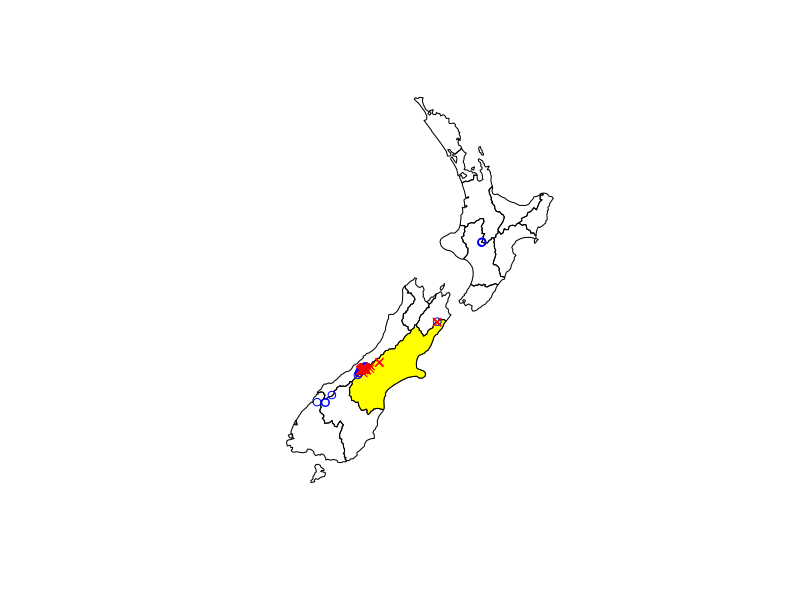
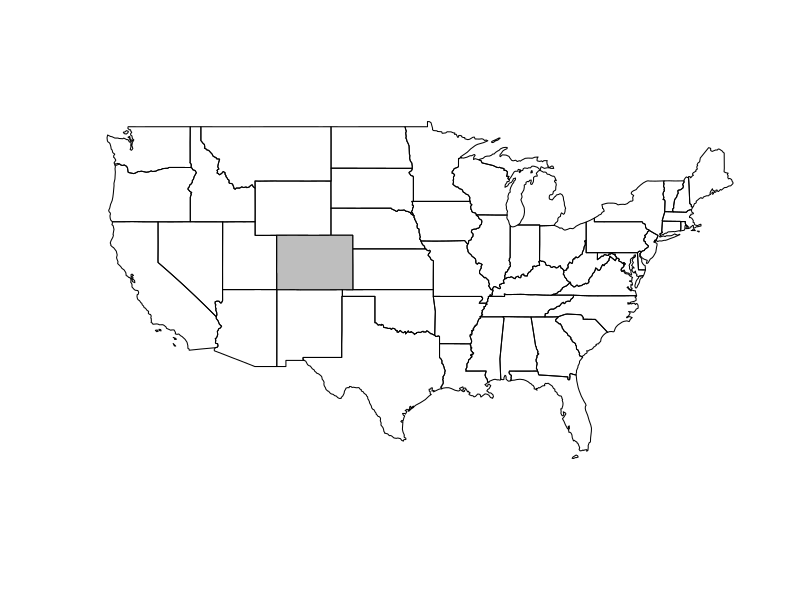
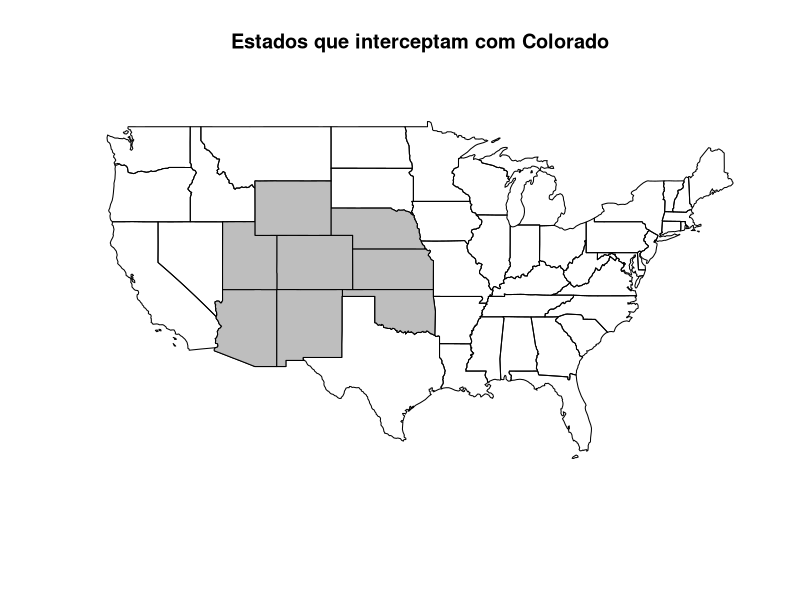
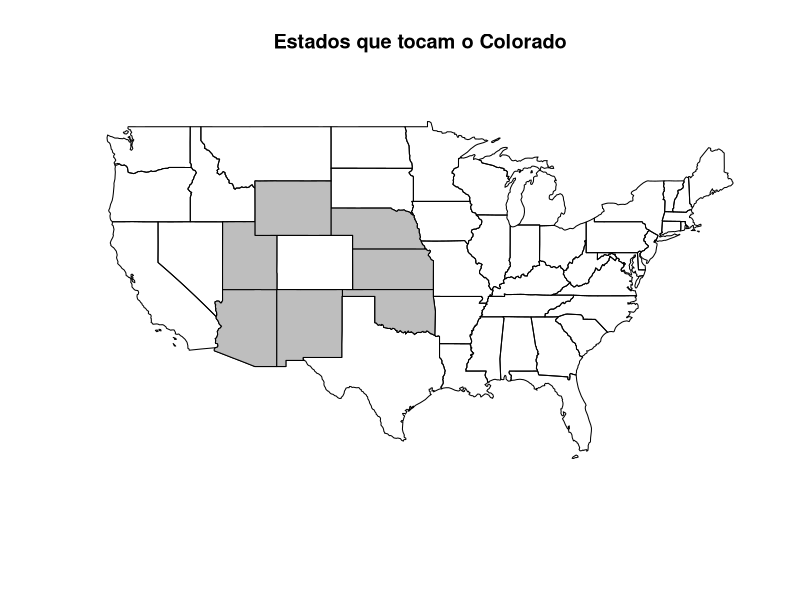
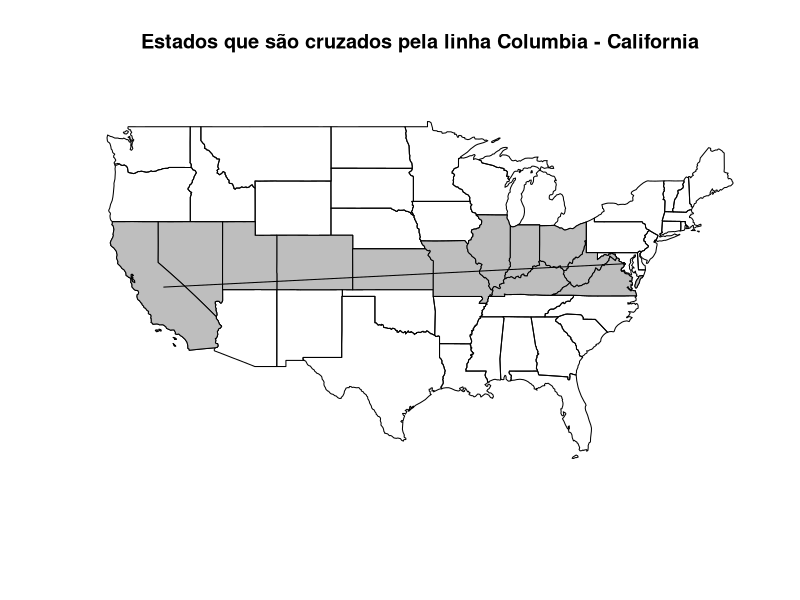

These charts were generated, in order, by the following R code:
library(sf) # pacote para trabalhar com dados vetoriais
library(terra) # pacote para trabalhar com dados raster
library(spData)
library(dplyr)

####################################
### Operações de dados espaciais ###
####################################

# Operações espaciais em dados vetoriais

# Subconjunto espacial
# dataset nz e nz_height = dados da Nova Zelândia

# Subconjunto de linhas
canterbury = nz |> 
  filter(Name == "Canterbury")
# Verifica quais pontos de nz_height estão dentro da geometria de canterbury
# determinada na linha acima
canterbury_height = nz_height[canterbury, ]

# Outra forma de fazer subconjunto
canterbury_height2 = nz_height |>
  st_filter(y = canterbury, .predicate = st_intersects)

# Relações topológicas
# Em geral, são binárias.

# Por padrão, o subconjunto é feito com a operação topológica st_intersects.
# st_intersect - inclui elementos que tocam, cruzam ou estão dentro do subconjunto de origem
# st_disjoint - oposto de st_intersect
# st_touches - compartilham pelo menos um ponto da fronteira, mas não o interior
# st_overlaps - possui alguma interseção, mas não é contido
# st_contains - verifica se primeiro objeto contém o segundo objeto, podendo incluir parte da fronteira
# st_contains_properly - verifica se primeiro objeto contém o segundo objeto, sem parte da fronteira
# st_within - verifica se primeiro objeto está contido no segundo objeto
# st_covers - verifica se primeiro objeto cobre o segundo objeto
# st_covered_by - verifica se o primeiro objeto é coberto pelo segundo objeto 


# Outra forma de fazer subconjunto
canterbury_height2 = nz_height |>
  st_filter(y = canterbury, .predicate = st_intersects)

# Relações de distância
# São contínuas. st_distance calcula a distância entre dois objetos

# Ponto mais alto de NZ
nz_highest = nz_height |> 
  slice_max(n = 1, order_by = elevation) # n=1 garante o retorno de apenas uma linha
# Ponto central em Canterbury
canterbury_centroid = st_centroid(canterbury)
# Distância entre o ponto mais alto e o ponto central
st_distance(nz_highest, canterbury_centroid)

# Separando as linhas com nome Canter e Otag
co = filter(nz, grepl("Canter|Otag", Name))
# Calculando a distância das três primeiras linhas de nz_height com Canter e Otag
st_distance(nz_height[1:3, ], co)

# Junção espacial

# Exemplo de conjunto de pontos
set.seed(2018) # garantindo que os resultados se mantenha
(bb = st_bbox(world)) # retorna os limites espaciais do sf world

random_df = data.frame( # gera 10 pontos aleatorios no intervalo dos limites espaciais de world
  x = runif(n = 10, min = bb[1], max = bb[3]),
  y = runif(n = 10, min = bb[2], max = bb[4])
) 
random_points = random_df |> # converte para objeto espacial ponto com CRS
  st_as_sf(coords = c("x", "y"), crs = "EPSG:4326")

# JOIN PARA OBJETOS ESPACIAIS: 
# st_join() - fará a relação entre objetos espaciais, usando st_intersects como padrão
random_joined = st_join(random_points, world["name_long"]) # Está juntando o pontos randomicos com os nomes dos paises correspondentes

# JOIN com base na distância
# st_is_within_distance = função usada para saber se um objeto está dentro de uma determinada distancia de outra geometria

z = st_join(cycle_hire, cycle_hire_osm, st_is_within_distance, 
            dist = units::set_units(20, "m"))

# Agregação espacial

# O que será agregado? x, Dentro de qual fonte? by, Qual função de agregação? FUN
nz_agg = aggregate(x = nz_height, by = nz, FUN = mean)

# Forma alternativa - preservando o nome das regioes
nz_agg2 = st_join(x = nz, y = nz_height) |> # juntou as duas bases
  group_by(Name) |> # agrupou por nome
  summarize(elevation = mean(elevation, na.rm = TRUE)) # tirou a media de elevation

##################
### EXERCÍCIOS ###
##################

#E1. Foi estabelecido na Seção 4.2 que Canterbury era a região da Nova Zelândia 
# contendo a maioria dos 101 pontos mais altos do país. 
# Quantos desses pontos altos a região de Canterbury contém?
canterbury = nz |> 
  filter(Name == "Canterbury")
canterbury_height = nz_height[canterbury, ]
nrow(canterbury_height)
# Bônus: plote o resultado usando a plot() para mostrar toda a Nova Zelândia, 
# canterbury destacada em amarelo, 
# pontos altos em Canterbury representados por cruzes vermelhas (dica: pch = 7)
# pontos altos em outras partes da Nova Zelândia representados por círculos azuis. 
not_canterbury = nz_height[canterbury, , op = st_disjoint]
plot(st_geometry(nz))
plot(st_geometry(canterbury), col = "yellow", add = TRUE)
plot(st_geometry(not_canterbury), pch = 1, col = "blue", add = TRUE) #pch mudar o formato
plot(st_geometry(canterbury_height), pch = 4, col = "red", add = TRUE)

#E2. Qual região tem o segundo maior número de nz_height pontos e quantos ela tem?
nz_height_contagem = aggregate(nz_height, nz, length) # agrupando nz_height de acordo com a geometria de nz e contando (lenght)
nz_height_combinado = cbind(nz, count = nz_height_contagem$elevation) # juntando as contagens do sf nz
nz_ordenado <- nz_height_combinado %>% 
  st_drop_geometry() %>% 
  select(Name, count) %>% 
  arrange(desc(count))

nz_ordenado[2,] # segundo pais na ordem

# E3. Generalizando a questão para todas as regiões: quantas das 16 regiões da Nova Zelândia contêm pontos que pertencem 
# aos 101 pontos mais altos do país? Quais regiões?
#Bônus: crie uma tabela listando essas regiões em ordem de número de pontos e seus nomes.
nz_regioes_pontos_altos <- nz_height_combinado %>% 
  st_drop_geometry() %>% 
  select(Name, count) %>% 
  arrange(desc(count)) %>%
  na.omit()
# Quantas regiões?
nrow(nz_regioes_pontos_altos)
# Quais regiões?
nz_regioes_pontos_altos$Name

# E4. Teste seu conhecimento sobre predicados espaciais descobrindo e plotando 
# como os estados dos EUA se relacionam entre si e com outros objetos espaciais.

# O ponto de partida deste exercício é criar um objeto representando o estado do Colorado nos EUA. 
# Faça isso com o comando colorado = us_states[us_states$NAME == "Colorado",] e plote o objeto resultante no contexto dos estados dos EUA.
colorado = us_states[us_states$NAME == "Colorado", ]
plot(us_states$geometry)
plot(colorado$geometry, col = "grey", add = TRUE)
#Crie um novo objeto representando todos os estados que se interceptam geograficamente com o Colorado 
# e plote o resultado (dica: a maneira mais concisa de fazer isso é com o método de subconjunto [).
intersects_with_colorado = us_states[colorado, , op = st_intersects]
plot(us_states$geometry, main = "Estados que interceptam com Colorado")
plot(intersects_with_colorado$geometry, col = "grey", add = TRUE)
#Crie outro objeto representando todos os objetos que tocam (têm um limite compartilhado com) Colorado 
# e plote o resultado.
touches_colorado = us_states[colorado, , op = st_touches]
plot(us_states$geometry, main = "Estados que tocam o Colorado")
plot(touches_colorado$geometry, col = "grey", add = TRUE)
#Bônus: crie uma linha reta do centroide do Distrito de Columbia, perto da costa leste, até o centroide da Califórnia, 
#perto da costa oeste dos EUA e identifique quais estados essa longa linha leste-oeste cruza.st_union()st_cast()
washington_to_cali = us_states |> 
  filter(grepl(pattern = "Columbia|Cali", x = NAME)) |> 
  st_centroid() |> 
  st_union() |> 
  st_cast("LINESTRING")
states_crossed = us_states[washington_to_cali, , op = st_crosses]
states_crossed$NAME
plot(us_states$geometry, main = "Estados que são cruzados pela linha Columbia - California")
plot(states_crossed$geometry, col = "grey", add = TRUE)
plot(washington_to_cali, add = TRUE)
